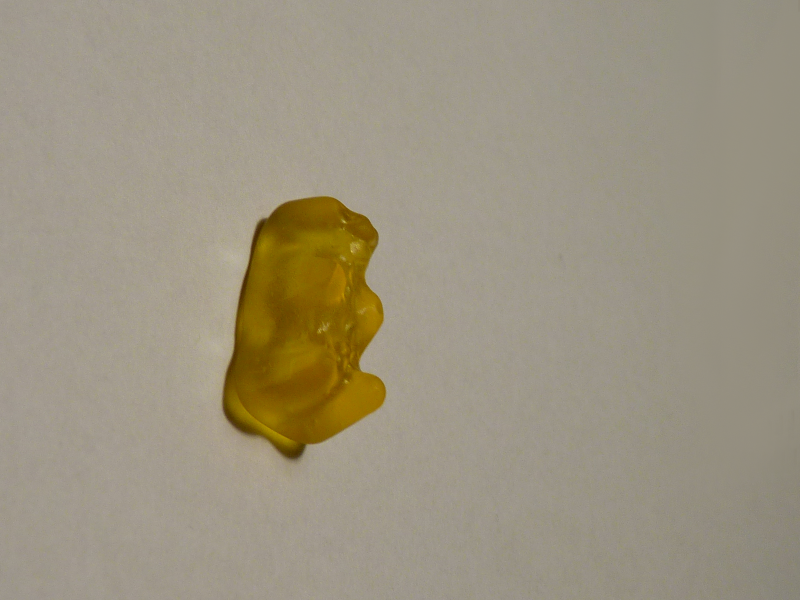
#> input picture Termin 4/haribo2/hariboTrain2/baeren_10.png, 800 x 600 px; its folder holds only this picture in this run
$ python 'Aufgabe 3.py'   (older library calls are emulated)
#> lines starting #> are read from the running program, lines starting #| are printed output that depends on the picture
"""
Aufgabe 4.3
"""

import glob
import numpy as np
from skimage.io import imread, imsave
from skimage.measure import regionprops
from skimage.filters import threshold_otsu
from skimage.transform import rotate

def bestRotationDegree(mask):
    """
    Calculates the best degree of rotation for a binary picture, s.t. the bounding box is minimal
    :param mask: the binary picture
    :return: the best rotation degree
    """
    size = mask.shape[0] * mask.shape[1]
    min = 0
    for deg in range(90):
        rotMask = rotate(mask, deg, order=0)
        rotMask = rotMask.astype(np.int)
        props = regionprops(rotMask)[0]
        rotSize = (props.bbox[2]-props.bbox[0])*(props.bbox[3]-props.bbox[1])
        if rotSize < size:
            size = rotSize
            min = deg
    return min


# Einlesen der Pfadstrings
trStrings = glob.glob("./haribo2/hariboTrain2/*.png")
vdStrings = glob.glob("./haribo2/hariboVal2/*.png")

#3.2
# Einlesen der Bilder
trImgs = []
for i in range(len(trStrings)):
    trImgs.append(imread(trStrings[i]))

vdImgs = []
for i in range(len(vdStrings)):
    vdImgs.append(imread(vdStrings[i]))

#Einlesen der Labels
trLabels = []
for i in range(len(trStrings)):
    trLabels.append(trStrings[i].split("/")[-1].split("_")[0])

vdLabels = []
for i in range(len(vdStrings)):
    vdLabels.append(vdStrings[i].split("/")[-1].split("_")[0])

# Verwandeln der Bilder in GraustufenBilder
trImgsG =[]
for img in trImgs:
    trImgsG.append(img[:,:,0]/3 +img[:,:,1]/3 +img[:,:,2]/3)
#> this loop made 1 pass
#> after the loop, trImgsG = 1 item

vdImgsG = []
for img in vdImgs:
    vdImgsG.append(img[:,:,0]/3 +img[:,:,1]/3 +img[:,:,2]/3)
#> after the loop, vdImgsG = []


# (willkürliche) Setzung des Grenzwertes
grenzwert = 100

# Erstellung der Binärbilder
trMasks = []
for img in trImgsG:
    trMasks.append(img < threshold_otsu(img))  #oder grenzwert
#> after the loop, trMasks = 1 item

vdMasks = []
for img in vdImgsG:
    vdMasks.append(img < threshold_otsu(img))  #oder grenzwert
#> this loop made 0 passes
#> after the loop, vdMasks = []

# Das Schneiden der Bilder
for i in range(len(trImgs)):
    trMasks[i] = trMasks[i].astype(np.int)
    props = regionprops(trMasks[i])[0]
    trImgs[i] = trImgs[i][props.bbox[0]:props.bbox[2],props.bbox[1]:props.bbox[3],:]
    imsave("./haribo2/hariboTrainErgebnisse2/"+trStrings[i].split("/")[-1], trImgs[i])
#> this loop made 1 pass
#> pass 1, `imsave("./haribo2/hariboTrainErgebnisse2/"+trStrings[i].split("/")[-1]..`:
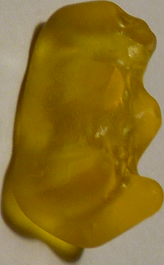
#> saved as baeren_10.png: shape (265, 164, 3); mean R, G, B 138.8, 111.6, 38.7
#> after the loop, trImgs = 1 item

for i in range(len(vdImgs)):
    vdMasks[i] = vdMasks[i].astype(np.int)
    props = regionprops(vdMasks[i])[0]
    vdImgs[i] = vdImgs[i][props.bbox[0]:props.bbox[2],props.bbox[1]:props.bbox[3],:]
    imsave("./haribo2/hariboValErgebnisse2/"+vdStrings[i].split("/")[-1], vdImgs[i])
#> after the loop, vdImgs = []

#Ab hier Aufgabe 1 kopiert:
#den np.mean teil musste ich ändern, komischerweise hat es vorher nicht funktioniert
trDesk = []
for i in range(len(trImgs)):
    trDesk.append(np.mean(trImgs[i], axis=(0, 1)))
#> after the loop, trDesk = [[138.8, 111.6, 38.69]]
trDesk = np.asarray(trDesk)

vdDesk = []
for i in range(len(vdImgs)):
    vdDesk.append(np.mean(vdImgs[i], axis=(0, 1)))
#> after the loop, vdDesk = []
vdDesk = np.asarray(vdDesk)
#> vdDesk = empty array

trMatch = [0] * vdDesk.shape[0]
#> trMatch = []
deltaDesk = [0] * trDesk.shape[0]
#> deltaDesk = [0]

for i in range(vdDesk.shape[0]):
    x = (trDesk - vdDesk[i])
    for j in range(trDesk.shape[0]):
        deltaDesk[j] = np.sqrt(np.sum((x[j, :])**2))
    n = deltaDesk.index(min(deltaDesk))
    trMatch[i] = trLabels[n]

tp = sum(list(map(lambda x, y: x == y, trMatch, vdLabels)))
#> tp = 0

#> (the run stopped early here; a loop or call above may not have finished)

$ run again, on Termin 4/haribo2/hariboTrain2/baeren_15.png
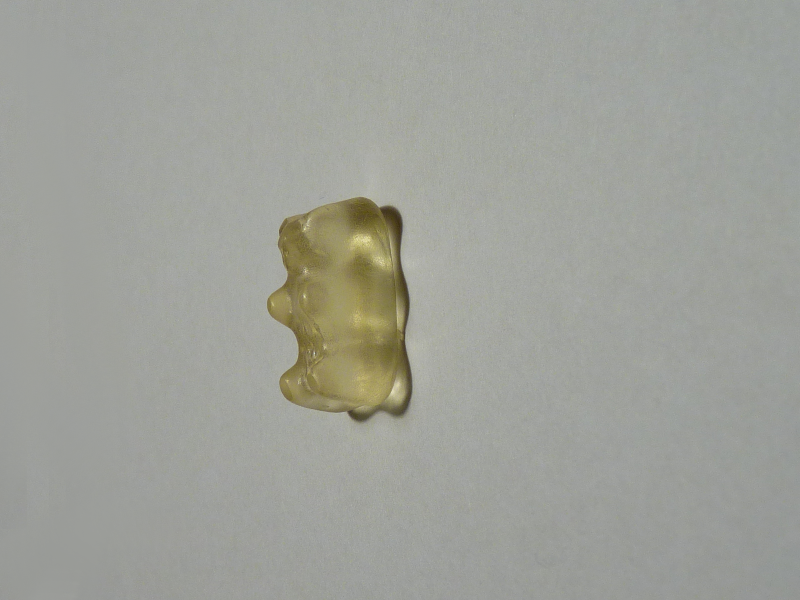
#> input picture Termin 4/haribo2/hariboTrain2/baeren_15.png, 800 x 600 px
#> the loop `for img in trImgs:` made 1 pass
#> after the loop `for img in trImgs:`: trImgsG = 1 item
#> after the loop `for img in vdImgs:`: vdImgsG = []
#> the loop `for img in trImgsG:` made 1 pass
#> after the loop `for img in trImgsG:`: trMasks = 1 item
#> after the loop `for img in vdImgsG:`: vdMasks = []
#> the loop `for i in range(len(trImgs)):` made 1 pass
#> pass 1, `imsave("./haribo2/hariboTrainErgebnisse2/"+trStrings[i].split("/")[-1]..`:
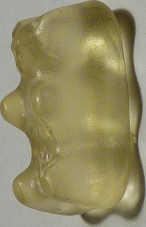
#> saved as baeren_15.png: shape (227, 146, 3); mean R, G, B 145.6, 138.2, 100.4
#> after the loop `for i in range(len(trImgs)):`: trImgs = 1 item
#> after the loop `for i in range(len(vdImgs)):`: vdImgs = []
#> after the loop `for i in range(len(trImgs)):`: trDesk = [[145.6, 138.2, 100.4]]
#> after the loop `for i in range(len(vdImgs)):`: vdDesk = []
#> `vdDesk = np.asarray(vdDesk)`: vdDesk = empty array
#> tp = 0

$ run again, on Termin 4/haribo2/hariboTrain2/baeren_16.png
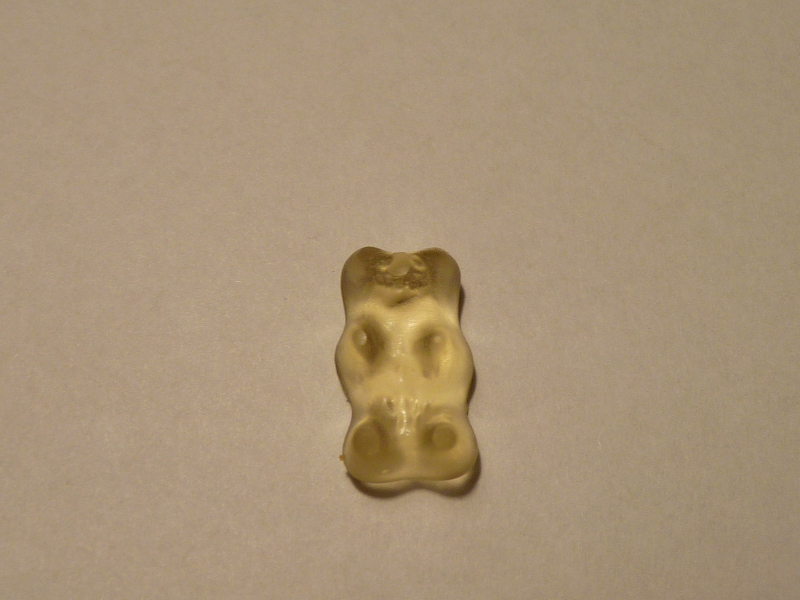
#> input picture Termin 4/haribo2/hariboTrain2/baeren_16.png, 800 x 600 px
#> the loop `for img in trImgs:` made 1 pass
#> after the loop `for img in trImgs:`: trImgsG = 1 item
#> after the loop `for img in vdImgs:`: vdImgsG = []
#> the loop `for img in trImgsG:` made 1 pass
#> after the loop `for img in trImgsG:`: trMasks = 1 item
#> after the loop `for img in vdImgsG:`: vdMasks = []
#> the loop `for i in range(len(trImgs)):` made 1 pass
#> pass 1, `imsave("./haribo2/hariboTrainErgebnisse2/"+trStrings[i].split("/")[-1]..`:
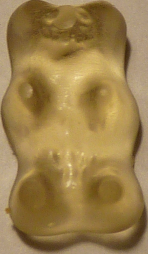
#> saved as baeren_16.png: shape (254, 148, 3); mean R, G, B 154.7, 126.5, 74.5
#> after the loop `for i in range(len(trImgs)):`: trImgs = 1 item
#> after the loop `for i in range(len(vdImgs)):`: vdImgs = []
#> after the loop `for i in range(len(trImgs)):`: trDesk = [[154.7, 126.5, 74.53]]
#> after the loop `for i in range(len(vdImgs)):`: vdDesk = []
#> `vdDesk = np.asarray(vdDesk)`: vdDesk = empty array
#> tp = 0

$ run again, on Termin 4/haribo2/hariboTrain2/baeren_3.png
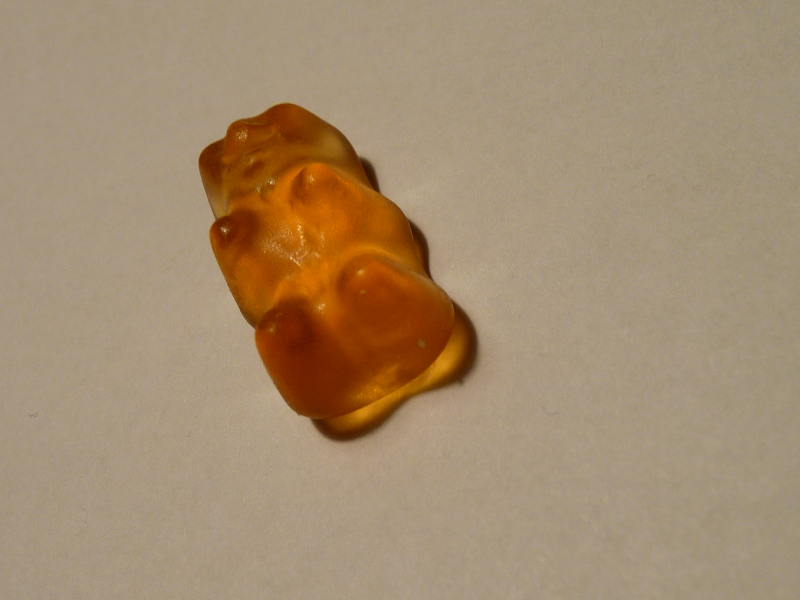
#> input picture Termin 4/haribo2/hariboTrain2/baeren_3.png, 800 x 600 px
#> the loop `for img in trImgs:` made 1 pass
#> after the loop `for img in trImgs:`: trImgsG = 1 item
#> after the loop `for img in vdImgs:`: vdImgsG = []
#> the loop `for img in trImgsG:` made 1 pass
#> after the loop `for img in trImgsG:`: trMasks = 1 item
#> after the loop `for img in vdImgsG:`: vdMasks = []
#> the loop `for i in range(len(trImgs)):` made 1 pass
#> pass 1, `imsave("./haribo2/hariboTrainErgebnisse2/"+trStrings[i].split("/")[-1]..`:
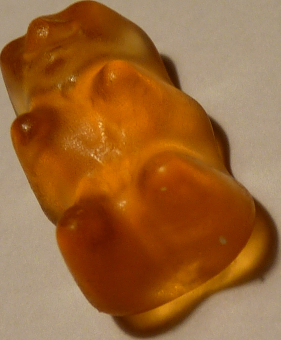
#> saved as baeren_3.png: shape (340, 281, 3); mean R, G, B 154.7, 101.1, 52.5
#> after the loop `for i in range(len(trImgs)):`: trImgs = 1 item
#> after the loop `for i in range(len(vdImgs)):`: vdImgs = []
#> after the loop `for i in range(len(trImgs)):`: trDesk = [[154.7, 101.1, 52.5]]
#> after the loop `for i in range(len(vdImgs)):`: vdDesk = []
#> `vdDesk = np.asarray(vdDesk)`: vdDesk = empty array
#> tp = 0

$ run again, on Termin 4/haribo2/hariboTrain2/baeren_11.png
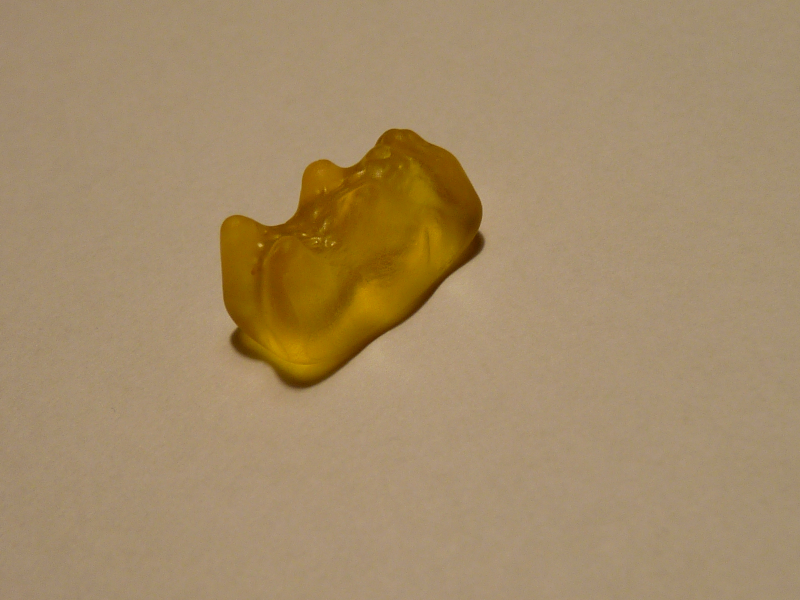
#> input picture Termin 4/haribo2/hariboTrain2/baeren_11.png, 800 x 600 px
#> the loop `for img in trImgs:` made 1 pass
#> after the loop `for img in trImgs:`: trImgsG = 1 item
#> after the loop `for img in vdImgs:`: vdImgsG = []
#> the loop `for img in trImgsG:` made 1 pass
#> after the loop `for img in trImgsG:`: trMasks = 1 item
#> after the loop `for img in vdImgsG:`: vdMasks = []
#> the loop `for i in range(len(trImgs)):` made 1 pass
#> pass 1, `imsave("./haribo2/hariboTrainErgebnisse2/"+trStrings[i].split("/")[-1]..`:
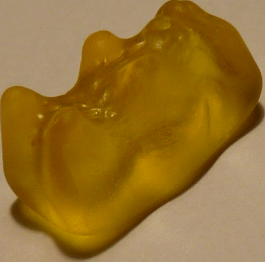
#> saved as baeren_11.png: shape (262, 265, 3); mean R, G, B 149.9, 113.3, 45.2
#> after the loop `for i in range(len(trImgs)):`: trImgs = 1 item
#> after the loop `for i in range(len(vdImgs)):`: vdImgs = []
#> after the loop `for i in range(len(trImgs)):`: trDesk = [[149.9, 113.3, 45.24]]
#> after the loop `for i in range(len(vdImgs)):`: vdDesk = []
#> `vdDesk = np.asarray(vdDesk)`: vdDesk = empty array
#> tp = 0
